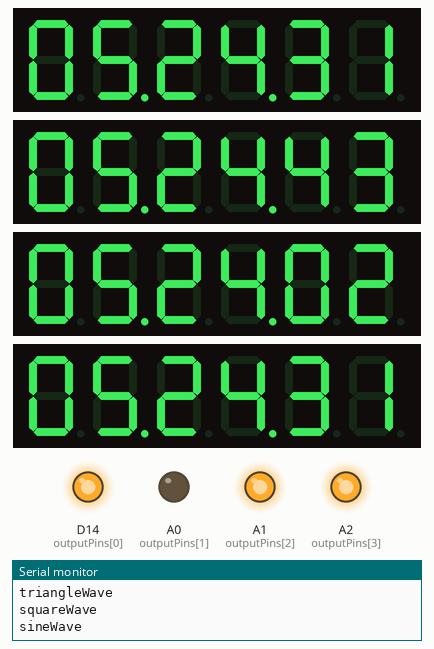
A sketch run on a simulated Arduino MKR. Parts: 4 × 6-digit seven-segment display, output pins drawn as LEDs (lit = HIGH), the last lines printed to the serial monitor. WiFi joins after 1.5 s; servers stay silent unless stated; network time is answered at once with the bench clock; the local clock reads 2024-03-15 10:24:30 at power-on unless the sketch sets it; random numbers use the default seed unless the sketch sets one.

Above: at 2.03 s.
At 7.2 s:
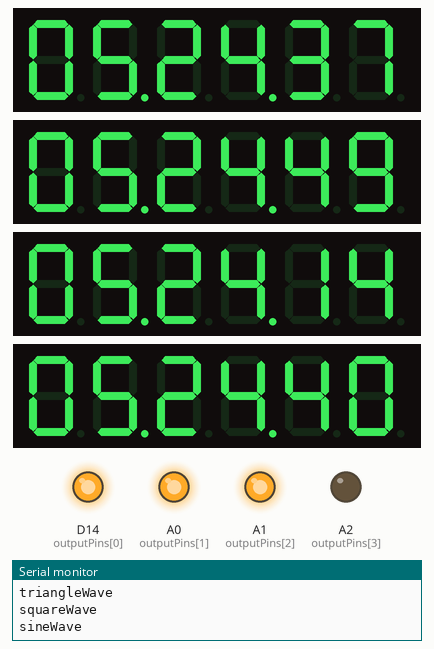
At 19.2 s:
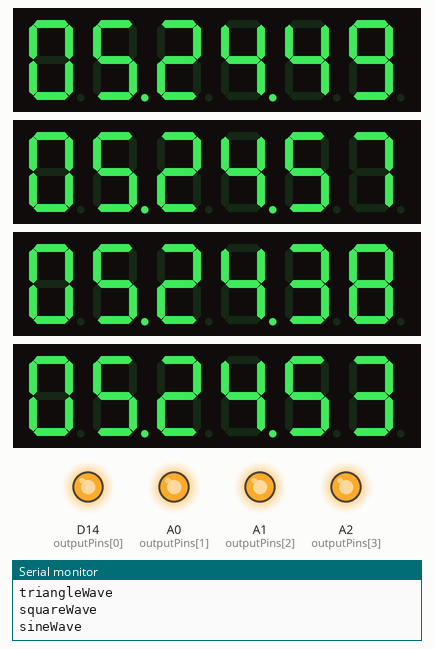
At 26.2 s:
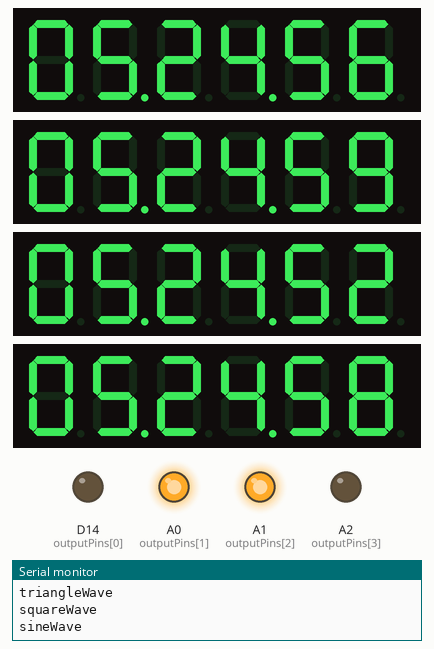
At 33.5 s:
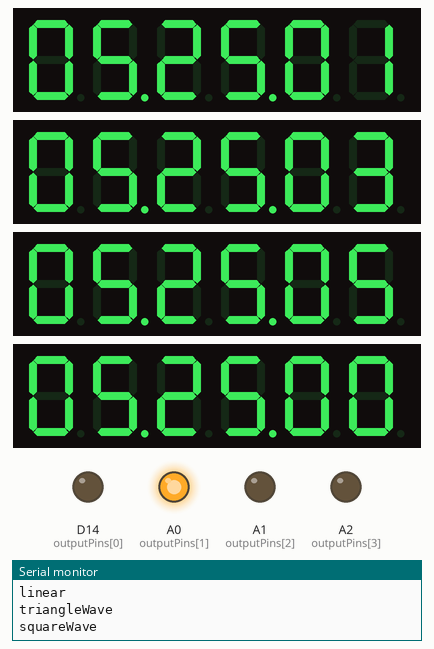
At 35.3 s:
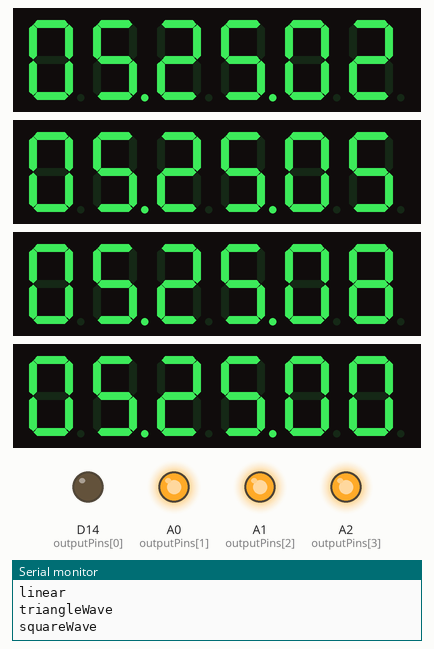
Timing chart, 0 to 40.0 s (numbered marks = the images above):
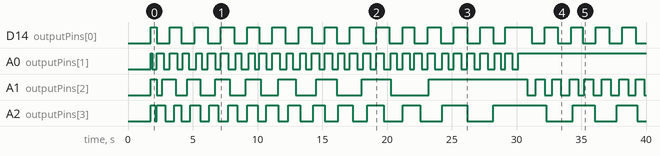

The sketch:

clockThusFar.ino
```cpp
#include <WiFiNINA.h>
#include <NTPClient.h>
#include <WiFiUdp.h>
#include <TM1637TinyDisplay6.h>  // Include 6-Digit Display Class Header

//////////////////////// RELAY /////////////////////////////
// Variables for outputs
int outputPins[] = { 14, 15, 16, 17 };
bool outputState[] = { LOW, LOW, LOW, LOW };  // Initial output states (LOW)
int lastY[4] = { -1, -1, -1, -1 };            // Last tracked y values for each clock
////////////////////////////////////////////////////////////

// Define Digital Pins for the TM1637 displays
#define CLK1 2  // green
#define DIO1 3  // blue
#define CLK2 4
#define DIO2 5
#define CLK3 6
#define DIO3 7
#define CLK4 8
#define DIO4 9

const int clockBrightness = 7;

const char* ssid = "   ";
const char* password = "   ";

// NTP client setup
WiFiUDP ntpUDP;
NTPClient timeClient(ntpUDP, "pool.ntp.org", 0, 60000);  // UTC time, updates every 60 seconds
float microSecs;

// Easing algorithms
float linear(float t) {
  return t;
}
float squareWave(float t) {
  return (t < 0.5) ? 0 : (t - 0.5) * 2;
}
// float quadraticOut(float t) {
//   float midpointAdjustment = 0.6;  // Adjust this value to control how much the midpoint is lowered
//   return (t * (2 - t)) * midpointAdjustment + (1 - midpointAdjustment) * t;
// }

// float quadraticInOut(float t) {
//   float midpointAdjustment = 0.6;  // Adjust this value to control the midpoint lowering
//   float original = (t < 0.5) ? (2 * t * t) : (-1 + (4 - 2 * t) * t);
//   return original * midpointAdjustment + (1 - midpointAdjustment) * t;
// }


float triangleWave(float t) {
  float triInc = t * PI / 2;
  float triVal = sin(triInc);
  float mappedtriVal = triVal * 60;
  float triCount = mappedtriVal / 60;
  return triCount;
}

float sineWave(float t) {
  float sinInc = t * (PI * 2);
  float sinVal = sin(sinInc);                       // Compute sine of the increment
  float mappedSinVal = 5.0 - (sinVal + 1.0) * 5.0;  // Map -1 to 1 range to 5 to -5
  float sincount = (microSecs + mappedSinVal) / 60;
  return sincount;
}


// Clock algorithms
typedef float (*EaseFunc)(float);
EaseFunc clockAlgos[] = { linear, squareWave, triangleWave, sineWave };
const char* clockAlgoNames[] = { "linear", "squareWave", "triangleWave", "sineWave" };

// Declare 4 display objects
TM1637TinyDisplay6 display1(CLK1, DIO1);
TM1637TinyDisplay6 display2(CLK2, DIO2);
TM1637TinyDisplay6 display3(CLK3, DIO3);
TM1637TinyDisplay6 display4(CLK4, DIO4);

// Variables to track time
unsigned long lastMillis = 0;  // Last recorded millis()
int lastSec = -1;              // Last recorded second
int lastMin = -1;              // Last recorded minute

// Display order for algorithms
int algoOrder[] = { 0, 1, 2, 3 };

void shuffleArray(int* array, int size) {
  for (int i = size - 1; i > 0; i--) {
    int j = random(0, i + 1);  // Pick a random index
    int temp = array[i];
    array[i] = array[j];
    array[j] = temp;
  }
}

void setup() {
  // Set brightness for all displays
  display1.setBrightness(clockBrightness);
  display2.setBrightness(clockBrightness);
  display3.setBrightness(clockBrightness);
  display4.setBrightness(clockBrightness);

  Serial.begin(9600);

  // Connect to WiFi
  Serial.println("Connecting to WiFi...");
  WiFi.begin(ssid, password);
  while (WiFi.status() != WL_CONNECTED) {
    Serial.print(".");
    delay(1000);
  }
  Serial.println("\nWiFi connected!");
  Serial.print("IP Address: ");
  Serial.println(WiFi.localIP());

  // Initialize NTP client
  timeClient.begin();

  //////////////////////// RELAY /////////////////////////////
  // Initialize output pins
  for (int i = 0; i < 4; i++) {
    pinMode(outputPins[i], OUTPUT);
    digitalWrite(outputPins[i], outputState[i]);
  }
  ////////////////////////////////////////////////////////////
}

void updateDisplay(TM1637TinyDisplay6& display, int hours, int mins, float microSecs, float (*algo)(float)) {
  // Normalize seconds using the easing function
  float t01 = microSecs / 60.0;      // Normalize to 0-1
  if (t01 > 1) t01 -= 1;             // Wrap around
  float easedSecs = algo(t01) * 60;  // Apply easing and scale to seconds

  // Create time representation in HHMMSS format
  int easedTime = (hours * 10000) + (mins * 100) + int(easedSecs);
  uint8_t dots = 0b01010000;  // Dots between HH.MM.SS

  display.showNumberDec(easedTime, dots, true);
}

void loop() {
  // Update time
  timeClient.update();

  // Get current time components from NTP (in UTC)
  int hours = timeClient.getHours();
  int mins = timeClient.getMinutes();
  int secs = timeClient.getSeconds();

  // Adjust for Eastern Standard Time (EST), which is UTC - 5
  int timeZoneOffset = -5;
  hours += timeZoneOffset;
  if (hours < 0) hours += 24;  // Handle wraparound for negative hours
  else if (hours > 23) hours -= 24;

  // Convert to 12-hour format
  bool isPM = (hours >= 12);
  hours = hours % 12;
  if (hours == 0) hours = 12;  // 12 AM or 12 PM


  // Shuffle the algorithms if the minute has changed
  if (mins != lastMin) {
    lastMin = mins;
    shuffleArray(algoOrder, 4);  // Shuffle the order of algorithms
    Serial.println("Minute changed! Algorithms shuffled:");
    for (int i = 0; i < 4; i++) {
      Serial.println(clockAlgoNames[algoOrder[i]]);
    }
  }

  // Calculate milliseconds since the last second change
  unsigned long currentMillis = millis();
  unsigned long mills = 0;
  if (secs != lastSec) {
    lastSec = secs;
    lastMillis = currentMillis;  // Reset the millisecond counter
  } else {
    mills = currentMillis - lastMillis;
  }

  // Combine seconds and milliseconds into a single value
  microSecs = secs + mills / 1000.0;

  // Update each display with the shuffled algorithm order
  updateDisplay(display1, hours, mins, microSecs, clockAlgos[algoOrder[0]]);
  updateDisplay(display2, hours, mins, microSecs, clockAlgos[algoOrder[1]]);
  updateDisplay(display3, hours, mins, microSecs, clockAlgos[algoOrder[2]]);
  updateDisplay(display4, hours, mins, microSecs, clockAlgos[algoOrder[3]]);


  char buffer[64];
  sprintf(buffer, "Current Time (HH:MM:SS.mmm): %02d:%02d:%02d.%03lu %s",

          hours, mins, secs, mills, isPM ? "PM" : "AM");
  // Serial.println(buffer);


  //////////////////////// RELAY /////////////////////////////

  // Compute eased values and print
  for (int i = 0; i < 4; i++) {
    float t01 = microSecs / 60.0;    // Normalize to 0-1
    if (t01 > 1) t01 -= 1;           // Wrap around
    float y01 = clockAlgos[i](t01);  // Apply easing
    int y = int(y01 * 60);           // Scale to seconds
    sprintf(buffer, "%s: %02d", clockAlgoNames[i], y);
    // Serial.println(buffer);

   // Check if the y value has changed
     if (y != lastY[i]) {
      if (lastY[i] == 59) {
        // If the last value was 59, change the output state to LOW
        outputState[i] = HIGH;
        digitalWrite(outputPins[i], outputState[i]);  // Set the output pin state to LOW
      } else {
        // Toggle output state for this clock
        outputState[i] = (outputState[i] == LOW) ? HIGH : LOW;
        digitalWrite(outputPins[i], outputState[i]);  // Set the output pin state
      }

      // Update the last y value for this clock
      lastY[i] = y;
    }
  }
  ////////////////////////////////////////////////////////////

  delay(5);
}
```

Measured:
- by itself, D14 (outputPins[0]): goes HIGH 0.45 s, 13 × (LOW 1.0 s, HIGH 0.90 s), LOW 0.90 s, HIGH 2.0 s, 4 × (LOW 1.0 s, HIGH 1.0 s), then LOW
- by itself, A0 (outputPins[1]): moves between LOW and HIGH, repeating every 7.0 s
- by itself, A1 (outputPins[2]): LOW → HIGH at 1.7 s, → LOW 0.45 s later, → HIGH 0.45 s later, → LOW 1.0 s later, … (32 changes in this stretch)
- by itself, A2 (outputPins[3]): LOW → HIGH at 1.7 s, → LOW 0.34 s later, → HIGH 0.11 s later, → LOW 0.68 s later, … (34 changes in this stretch)
- what the display in image 1 shows lasts 0.5 s, from 7.2 s to 7.7 s
